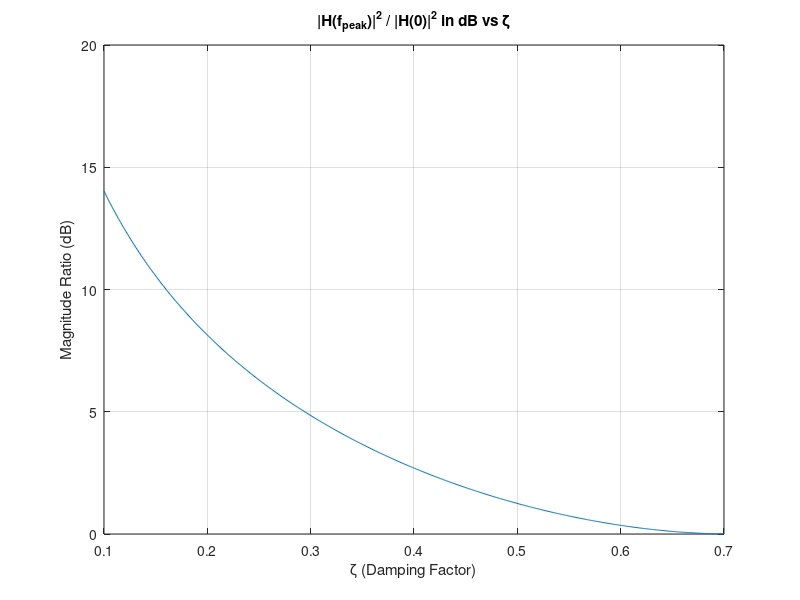

MATLAB code to generate this figure:
% Define the range for zeta
zeta_range = linspace(0.1, 0.7, 600);

% Initialize array to store dB values
H_dB = zeros(size(zeta_range));

% Calculate the dB values across the range of zeta
for i = 1:length(zeta_range)
    zeta = zeta_range(i);
    
    % Calculate |H(fpeak)|^2 / |H(0)|^2 using the provided formula
    H_ratio = 1 ./ (4*((zeta)^2)*(1-(zeta)^2));
    
    % its already squared so we use 10
    H_dB(i) = 10 * log10(H_ratio);
end

% Plotting
figure;
plot(zeta_range, H_dB);
grid on;
xlabel('\zeta (Damping Factor)');
ylabel('Magnitude Ratio (dB)');
title('|H(f_{peak})|^2 / |H(0)|^2 in dB vs \zeta');

[~, idx] = min(abs(H_dB - 1));
zeta_1dB = zeta_range(idx);
disp(['at 1 dB peak Zeta is: ', num2str(zeta_1dB)]);
